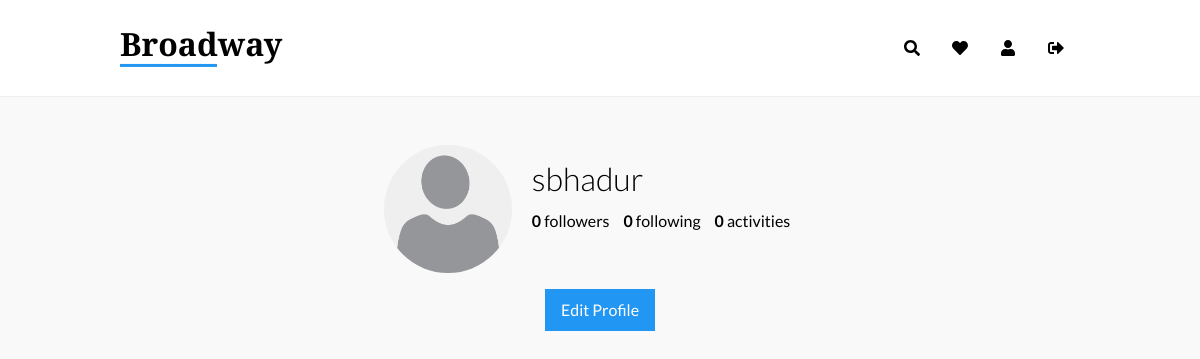
The app's page /u/ (signed in) with its own data.
### user/models.py (models this page shows, shortened)
class Profile(models.Model):
    user = models.OneToOneField(User, on_delete=models.CASCADE)
    bio = models.TextField(max_length=512, blank=True)
    birth_date = models.DateField(null=True, blank=True)
    name = models.CharField(max_length=32, blank=True)
    profile_picture = models.ImageField(
        upload_to='static/assets/user_images/',
        default='static/assets/user_images/default.png',
        blank=True
    )
    created_at = models.DateTimeField(
        auto_now_add=True
    )
    followers = models.IntegerField(default=0)
    following = models.IntegerField(default=0)

### user/views.py (the view)
# urls.py: path('', views.profile, name='profile'),
@login_required
def profile(request):
    user_profile = Profile.objects.get(user=request.user)
    activities = Activity.objects.filter(main_user=user_profile).order_by('-created_at')
    context = {
        'profile': user_profile,
        'activities': activities,
    }
    return render(request, 'user/profile.html', context)

### templates/user/profile.html (shortened to what this page needs)
{% extends "base.html" %}
{% load static %}
{% block assets %}
<link rel="stylesheet" href="{% static 'css/profile.css' %}">
<link rel="stylesheet" href="{% static 'css/activity.css' %}">
{% endblock %}
{% block content %}
<div class="container">
    <div class="section transparent profile-outer">
        <div class="profile profile-picture">
            <img src="/{{ profile.profile_picture }}">
        </div>
        <div class="profile profile-data">
            <h1 class="username">{{user.username}}</h1>
            <p class="data-outer">
                <span class="data"><span class="interactions">{{ profile.followers }}</span> followers</span>
                <span class="data"><span class="interactions">{{ profile.following }}</span> following</span>
                <span class="data"><span class="interactions">{{ activities.count }}</span> activities</span>
            </p>
        </div>
    </div>
    <div class="btn-container">
        <a href="{% url 'edit' %}" class="btn btn-edit">Edit Profile</a>
    </div>
</div>
{% endblock %}

### static/css/main.css (style rules this page uses)
html { -moz-osx-font-smoothing:grayscale;-webkit-font-smoothing:antialiased;text-rendering:optimizeLegibility;-webkit-font-feature-settings:"kern";-moz-font-feature-settings:"kern";font-feature-settings:"kern";-webkit-perspective:1000 }
body { width:100%;min-height:100vh;background:#F9F9F9 }
.container { display:block;position:relative;margin:0 10%;width:auto }
.section { width:auto;padding:2rem 3rem;margin:2rem 0 0 0;background:#FFFFFF;border:solid 1px #EEEEEE }
.section.transparent { padding:1rem 4rem;background:transparent;border:none }
.btn { cursor:pointer;text-decoration:none;display:inline-block;padding:0.75rem 1rem;background:#1976D2;color:#FFFFFF;border:none;outline:none;-webkit-box-shadow:none;box-shadow:none;text-align:center;font-family:"Lato", sans-serif;font-weight:400;font-size:1rem;background:#2196F3;-webkit-transition:all 0.15s ease;-o-transition:all 0.15s ease;transition:all 0.15s ease }

### static/css/profile.css (style rules this page uses)
.profile-outer { text-align: center; vertical-align: middle; }
.profile { display: inline-table; vertical-align: top; height: auto; position: relative; }
.profile.profile-picture img { -o-object-fit: cover; object-fit: cover; height: 8rem; width: 8rem; display: block; position: relative; border-radius: 50%; }
.profile.profile-data { margin: 1rem; font-family: "Lato", sans-serif; text-align: left; }
.profile.profile-data .username { margin: 0; padding: 0; font-weight: 300; font-size: 2rem; }
.profile.profile-data .data-outer { margin: 0 0 10px 0; font-weight: 300; font-size: 1.25rem; }
.profile.profile-data .data { margin: 0 10px 0 0; font-weight: 400; font-size: 1rem; }
.profile.profile-data .data .interactions { font-weight: bolder; }
.btn-container { width: 100%; text-align: center; }
.btn-container .btn { display: inline-block; }

### records on screen
Profile: profile_picture (placeholder picture), followers "0", following "0"

### other values on screen
{{ user.username }} "sbhadur"
{{ activities.count }} "0"
